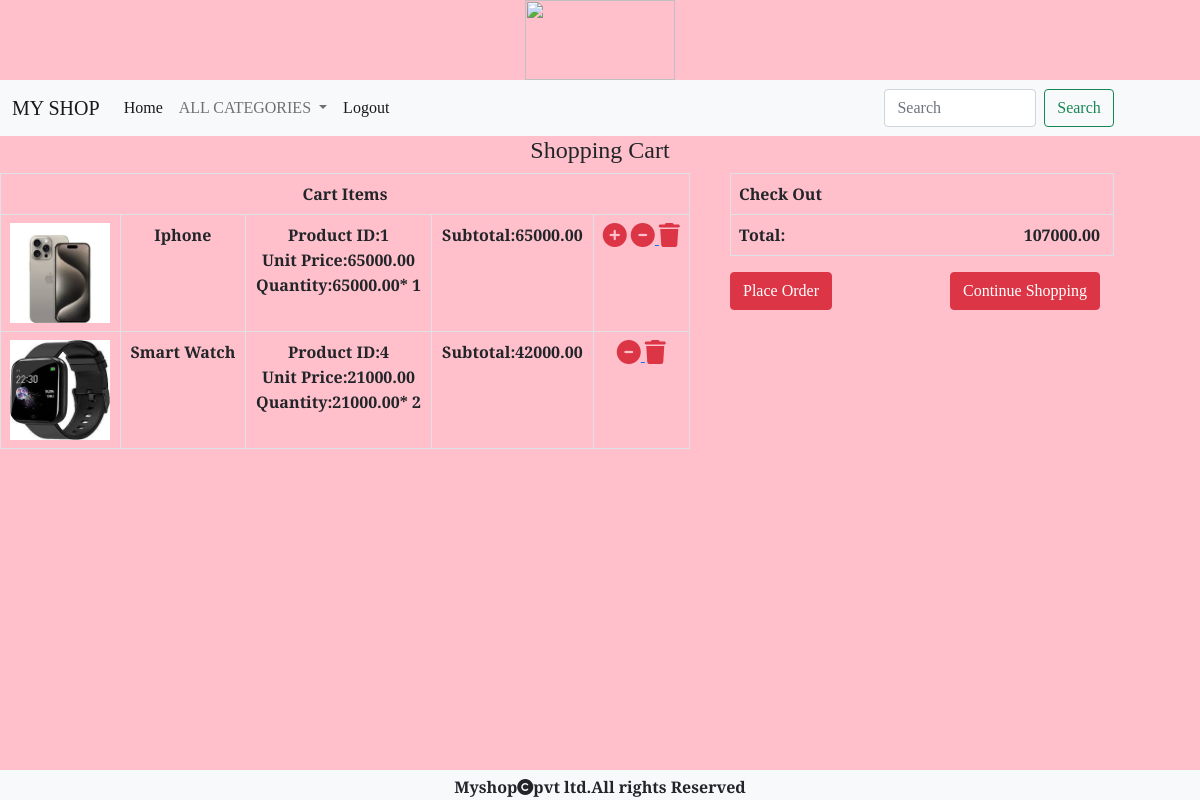
The app's page /cart/cartview (signed in) with its own data.
### cart/models.py (models this page shows, shortened)
class Cart(models.Model):
    product=models.ForeignKey(Products,on_delete=models.CASCADE)
    quantity=models.IntegerField()
    user=models.ForeignKey(User,on_delete=models.CASCADE)
    date_added=models.DateTimeField(auto_now_add=True)
    def subtotal(self):
        return self.quantity * self.product.price

### shop/models.py (models this page shows, shortened)
class Products(models.Model):
    name=models.CharField(max_length=20)
    desc=models.TextField()
    image=models.ImageField(upload_to='images/products',null=True,blank=True)
    price=models.DecimalField(max_digits=10,decimal_places=2)
    category=models.ForeignKey(Category,on_delete=models.CASCADE)
    stock=models.IntegerField()
    available=models.BooleanField(default=True)
    created=models.DateTimeField(auto_now_add=True)
    updated=models.DateTimeField(auto_now=True)

### cart/views.py (the view)
# urls.py: path('cartview',views.cartview,name='cartview'),
@login_required
def cartview(request):
    u=request.user
    c=Cart.objects.filter(user=u)
    total=0
    for i in c:
        total+=i.quantity*i.product.price
    return render(request,'cart.html',{'c':c,'total':total})

### cart/context_processors.py (called while the page is built)
def cartitems(request):
    icount=0
    if request.user:
        u=request.user
        try:
            c=Cart.objects.filter(user=u)
            for i in c:
                icount+=i.quantity
        except:
            icount=0
    return {'count':icount}

### shop/context_processors.py (called while the page is built)
def menu_links(request):
    c=Category.objects.all()
    return {'links':c}

### templates/cart.html
{% extends 'base.html' %}
{% load static %}
{% block content %}
<div class="row mb-5">
    <h4 class="text-center">Shopping Cart</h4>
    <div class="col-7 ">
        <table class="table table-bordered text-center ">
            <tr>
                <th colspan="5">Cart Items</th>
            </tr>
            {% for i in c %}
            <tr>
                <td><img src="{{i.product.image.url}}" height="100px" width="100px"></td>
                <td><b>{{i.product.name}}</b></td>
                <td><b>Product ID:{{i.product.id}}</b><br>
                <b>Unit Price:{{i.product.price}}</b><br>
                    <b>Quantity:{{i.product.price}}* {{i.quantity}}</b><br>
                </td>
                <td><b>Subtotal:{{i.subtotal}}</b></td>
                <td>
                    {% if i.product.stock > 0 %}
                    <a href="{% url 'cart:addtocart' i.product.name %}"><i class="fa-solid fa-circle-plus text-danger fs-4"></i></a>
                    <a href="{% url 'cart:deletecart' i.product.name %}"><i class="fa-solid fa-circle-minus text-danger fs-4"></i> </a>
                    <a href="{% url 'cart:removecart' i.product.name %}"><i class="fa-solid fa-trash text-danger fs-4"></i> </a>
                    {% else %}
                <a href="{% url 'cart:deletecart' i.product.name %}"><i class="fa-solid fa-circle-minus text-danger fs-4"></i> </a>
                <a href="{% url 'cart:removecart' i.product.name %}"><i class="fa-solid fa-trash text-danger fs-4"></i> </a>
                {% endif %}
                </td>
            </tr>
            {% endfor %}
        </table>
    </div>
    <div class="col-4  ms-3">
        <table class="table table-bordered">
            <tr>
                <th colspan="5">Check Out</th>
            </tr>
            <tr>
                <th>Total:<span style="position:absolute;right:100px;">{{total}} </span></th>
            </tr>
        </table>
        <a href="{% url 'cart:orderform' %}" class="btn btn-danger">Place Order</a>
        <a href="{% url 'shop:category' %}" class="btn btn-danger" style="position:absolute;right:100px;">Continue Shopping</a>
    </div>
</div>
{% endblock %}

### static/css/style.css (style rules this page uses)
body { font-family: 'Slabo 27px', serif; background-color:pink; overflow-x:hidden; }

### records on screen
Cart: product.image (picture), product.name "Iphone", product.id "1", product.price "65000.00", quantity "1", subtotal "65000.00"
Cart: product.image (picture), product.name "Smart Watch", product.id "4", product.price "21000.00", quantity "2", subtotal "42000.00"

### other values on screen
{{ total }} "107000.00"
